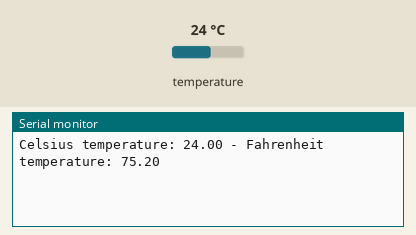
Recording of a sketch running on a simulated Arduino Uno, built with avr-gcc and run on an emulated ATmega328P. Shown: the last lines printed to the serial monitor. The test bench sets the inputs (shaded band); at power-on: temperature 24 °C.

Above: at 1.5 s.
1.6 s: temperature set to 12 °C
At 3.0 s:
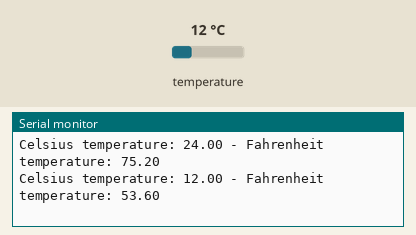
3.1 s: temperature set to 19 °C
At 5.7 s:
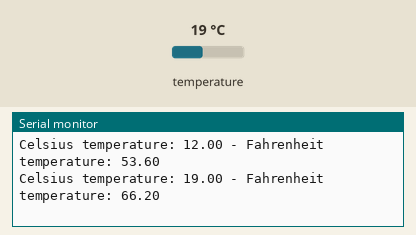
Timing chart, 0 to 7.2 s (numbered marks = the images above; inputs shaded):
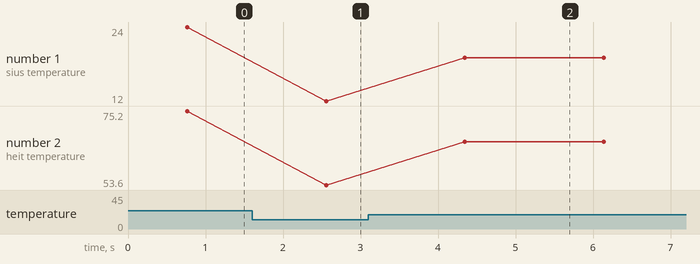

Measured:
- after the input at 1.6 s, the serial monitor: prints a new line after 0.96 s (image 1)
- after the input at 3.1 s, the serial monitor: prints a new line after 1.2 s (image 2)
- plotted number 1: 24 → 12 after the input at 1.6 s, 12 → 19 after the input at 3.1 s
- plotted number 2: 75.2 → 53.6 after the input at 1.6 s, 53.6 → 66.2 after the input at 3.1 s

The sketch:

TemperatureSensing.ino
```cpp
// relevant libraries
#include <OneWire.h>
#include <DallasTemperature.h>

// connect the yellow wire of temperature sensor to any pin on Arduino
#define temp_sensor_pin 12

// setup a oneWire instance to communicate with any OneWire devices
OneWire oneWire(temp_sensor_pin);

// pass our oneWire reference to Dallas Temperature sensor
DallasTemperature sensors(&oneWire);

// variable to store temperature
int temp;

void setup() {
  // init serial monitor
  Serial.begin(9600);

  // start temperature sensing
  sensors.begin();
}

void loop() {
  // request temperature method called
  sensors.requestTemperatures();

  // print temperatures in the serial monitor
  Serial.print("Celsius temperature: ");
  Serial.print(sensors.getTempCByIndex(0));
  Serial.print(" - Fahrenheit temperature: ");
  Serial.println(sensors.getTempFByIndex(0));
  delay(1000);

  // or store it in a variable
  temp = sensors.getTempCByIndex(0);
}
```
